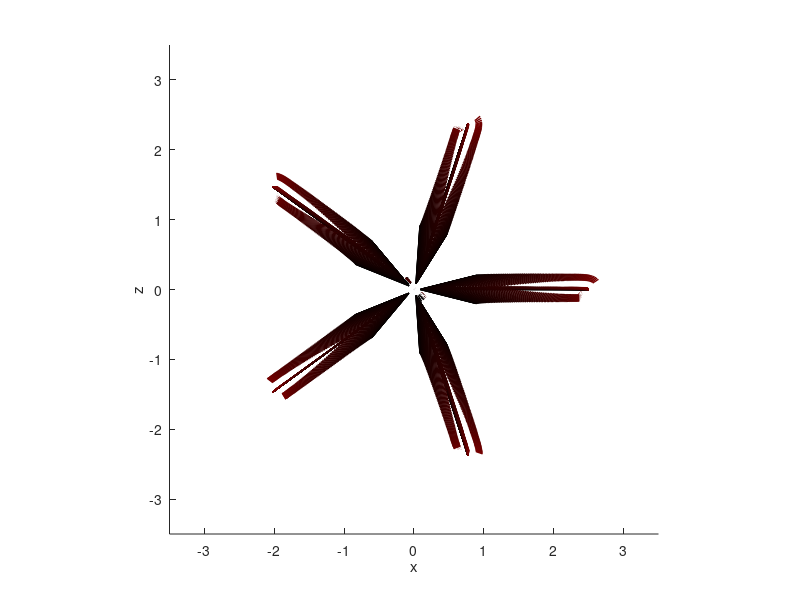

The MATLAB source for this figure:
function [] = filledcircle()
% This function explores the dynamics of a circle of squirmers with a central squirmer, in the lubrication regime 
% it is used in sec 3(g) 
% The figure displays the orientation of each swimmer as an arrow which goes from black to yellow in time 
% The simulation stops if the circle is unstable and displays the time at which it broke apart 

% set the properties of the circle 
N = 6;                  % number of squirmers
beta = -.2;             %squirmer parameter
h= 1.01;                % height above the wall (if h>2, this is the bulk configuration) 
wall2= 0;               % one for two walls 
epsis = 0.5;            % epsilon: separation between closest neighbours 
theta0 = 0;             % initial polar angle 

% Numerical parameters 
T = 5000;               % length of simulation
dt = 0.001;             % time step 
R = 1;
v0 = 1;
contnoise = 0.0001;     % noise at each time step
ininoise = 0;           % noise in the initial configuration 


X = zeros(3,N,T);
E = zeros(3,N,T);

cm = colormap(hot(floor(T*1.2)));



% circle configuration
D = max( (epsis/2+1)./sin(pi/(N-1)), 2 + epsis);
X(:,1:N-1,1) = [D*cos((1:1:N-1)*2*pi./(N-1));h.*ones(1,(N-1));D*sin((1:1:(N-1))*2*pi./(N-1))];
E(:,1:N-1,1) = [-cos(theta0).*cos((1:1:(N-1))*2*pi./(N-1));sin(theta0).*ones(1,(N-1));-cos(theta0).*sin((1:1:(N-1))*2*pi./(N-1))];
X(:,N,1)= [0;h;0];
E(:,N,1)= [0; 1 ; 0]; % rand(1,3);%[0;-1;0];


% % center one
% D = (0.2/2+1)./sin(pi/(N-1));
% X(:,1:(N-1),1) = [D*cos((1:1:(N-1))*2*pi./(N-1));h.*ones(1,(N-1));D*sin((1:1:(N-1))*2*pi./(N-1))];
% X(:,1:N,1) = [X(:,1:(N-1),1), [0;h;0]] ;
% E(:,1:(N-1),1) = [-cos(theta0).*cos((1:1:(N-1))*2*pi./(N-1));sin(theta0).*ones(1,(N-1));-cos(theta0).*sin((1:1:(N-1))*2*pi./(N-1))]; E(:,:,1) = [E(:,1:(N-1),1), [0;1;0]] ;


% noise
E(:,:,1) = E(:,:,1)+ [2*ininoise.*(rand(1,N)-1/2);0.*(rand(1,N)-1/2);2*ininoise.*(rand(1,N)-1/2)];
%E(:,:,1) =  [0.1,0.1;0,0;0.5,0.5];

%E(2,:,1) = theta0*ones(1,N);
E(:,:,1)= E(:,:,1)./repmat(vecnorm(E(:,:,1)),3,1);

figure(1)
clf
hold on;

quiver3(X(1,:,1),X(3,:,1),X(2,:,1),E(1,:,1),E(3,:,1),E(2,:,1),'LineWidth',1,'Color',cm(1,:));
drawnow();
xlabel('x'); ylabel('z');

unstable = 0; 

for t = 2:T
    for i = 1:N
        Omi = zeros(3,1);
        for j = [1:i-1, i+1:N]
            epsij = norm(X(:,i,t-1)-X(:,j,t-1)) - 2;
            if epsij < 1
                %disp([i,j])
                eparih = (X(:,j,t-1)-X(:,i,t-1))./norm(X(:,j,t-1)-X(:,i,t-1));

                %Omi1 = Omi + log(1./epsij)*12/(40*R)*v0*( (1+beta*dot(E(:,i,t-1), eparih) ) *cross( eparih, E(:,i,t-1)-dot(E(:,i,t-1), eparih)* eparih));
                Omi = Omi + log(1./epsij)*12/(40*R)*v0*( (1+beta*dot(E(:,i,t-1), eparih) ) *cross( eparih, E(:,i,t-1)));
                %Omi1 = Omi + log(1./epsij)*3/(40*R)*v0* ( (1+beta*dot(E(:,j,t-1), -eparih) ) *cross(-eparih, E(:,j,t-1)-dot(E(:,j,t-1),-eparih)*(-eparih)));
                Omi = Omi + log(1./epsij)*3/(40*R)*v0* ( (1+beta*dot(E(:,j,t-1), -eparih) ) *cross(-eparih, E(:,j,t-1)));

                if isnan(Omi), return; end
            end
        end
        E(:,i,t) = E(:,i,t-1)+dt.*cross(Omi,E(:,i,t-1));
        X(:,i,t) = X(:,i,t-1);
    end

        
    if h<2
        for i = 1:N
            Omw = log(1./(h-1))*24/(40*R)*v0* (1 - beta * E(2,i,t-1)) *cross([0;-1;0],[E(1,i,t-1);0;E(3,i,t-1)]);
            E(:,i,t) = E(:,i,t) + dt.*cross(Omw,E(:,i,t-1));
            if wall2==1
                Omw2 = log(1./(h-1))*24/(40*R)*v0* (1 + beta * E(2,i,t-1)) *cross([0;1;0],[E(1,i,t-1);0;E(3,i,t-1)]);
                E(:,i,t) = E(:,i,t) + dt.*cross(Omw2,E(:,i,t-1));
            end
        end
    end

    E(:,:,t) = E(:,:,t) + contnoise.*(2*rand(3,N)-1/2);

    E(:,:,t)= E(:,:,t)./repmat(vecnorm(E(:,:,t)),3,1);

    if mod(t,10)==0
        quiver3(X(1,:,t),X(3,:,t),X(2,:,t),E(1,:,t),E(3,:,t),E(2,:,t),'LineWidth',1,'Color',cm(t,:));
        view(2)
        daspect([1 1 1]);
        zlim([h-2,h+2]); xlim([-D-1,D+1]); ylim([-D-1,D+1]);
        drawnow();
    end


    theta = asin(E(2,1:(N-1),t));
    u = -[X(1,1:(N-1),t);zeros(1,N-1);X(3,1:(N-1),t)];  
    v= [E(1,1:(N-1),t);zeros(1,(N-1));E(3,1:(N-1),t)]; u = u./norm(u); v = v./norm(v);
    phi  = - atan2(dot([zeros(1,N-1);ones(1,N-1);zeros(1,N-1)],cross(u,v)),dot(u,v));

    ac = pi/2-pi/N; if N == 2, ac = pi/2; end
    %if max(abs(phi))> ac, disp(phi); disp(theta); disp('outwards'); return; end

    if unstable == 0 && max(abs(phi))> ac, disp('unstable azimuthal'); unstable=1; end
    if unstable == 0 && max(abs(theta))>pi/2+0.1, disp('unstable polar' ); unstable =1;  end

    if unstable ==1, disp(t); return; end
end

daspect([1 1 1]);

end

